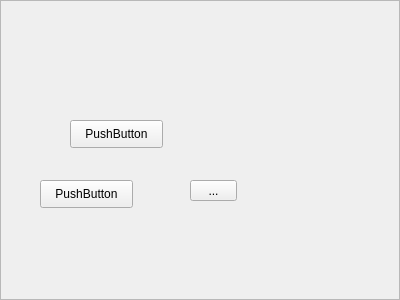
<?xml version="1.0" encoding="UTF-8"?>
<ui version="4.0">
 <class>Frame</class>
 <widget class="QFrame" name="Frame">
  <property name="geometry">
   <rect>
    <x>0</x>
    <y>0</y>
    <width>400</width>
    <height>300</height>
   </rect>
  </property>
  <property name="windowTitle">
   <string>Frame</string>
  </property>
  <property name="frameShape">
   <enum>QFrame::StyledPanel</enum>
  </property>
  <property name="frameShadow">
   <enum>QFrame::Raised</enum>
  </property>
  <widget class="QPushButton" name="pushButton">
   <property name="geometry">
    <rect>
     <x>40</x>
     <y>180</y>
     <width>93</width>
     <height>28</height>
    </rect>
   </property>
   <property name="text">
    <string>PushButton</string>
   </property>
  </widget>
  <widget class="QToolButton" name="toolButton">
   <property name="geometry">
    <rect>
     <x>190</x>
     <y>180</y>
     <width>47</width>
     <height>21</height>
    </rect>
   </property>
   <property name="text">
    <string>...</string>
   </property>
  </widget>
  <widget class="QPushButton" name="pushButton_2">
   <property name="geometry">
    <rect>
     <x>70</x>
     <y>120</y>
     <width>93</width>
     <height>28</height>
    </rect>
   </property>
   <property name="text">
    <string>PushButton</string>
   </property>
  </widget>
 </widget>
 <resources/>
 <connections/>
</ui>
